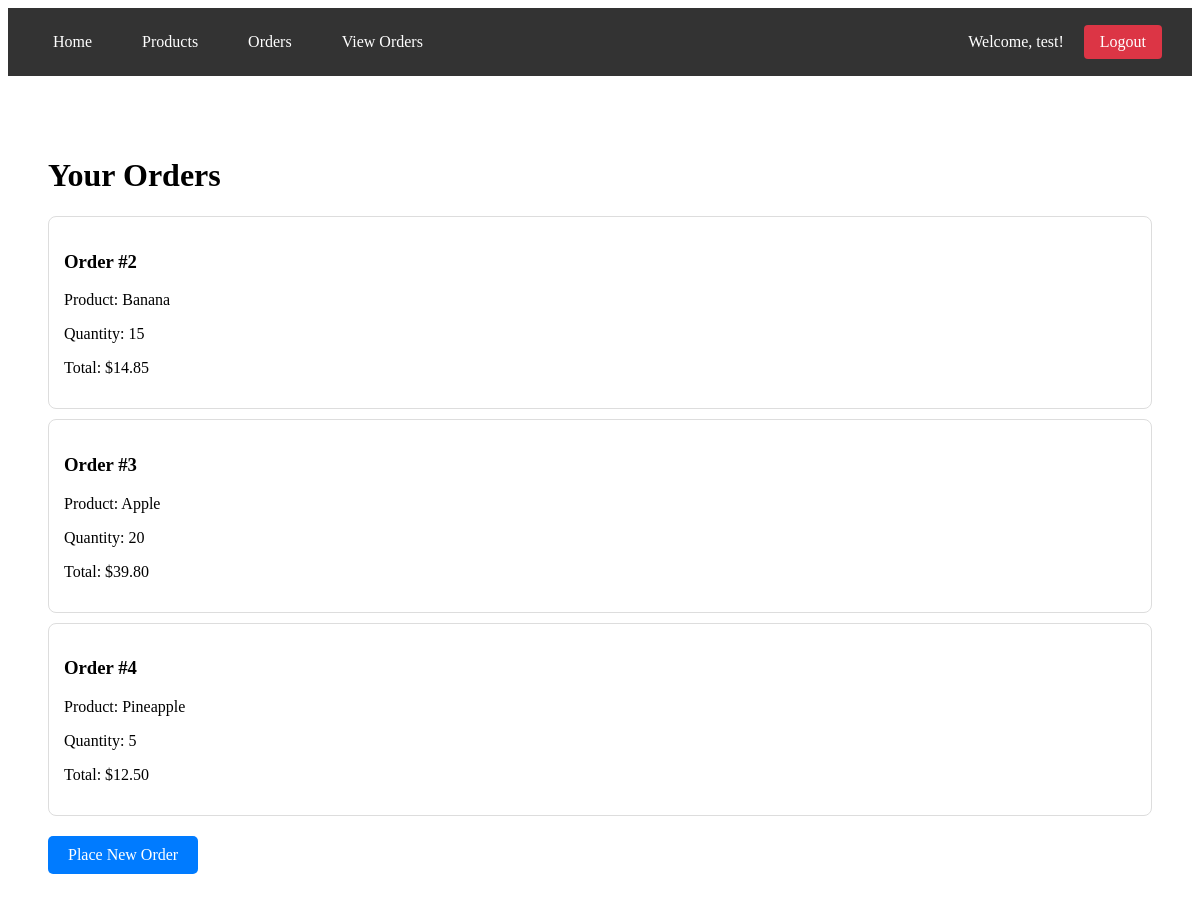
Page /view_orders (signed in) on the committed database.
### app/models.py (models this page shows, shortened)
class Order(db.Model):
    id = db.Column(db.Integer, primary_key=True)
    user_id = db.Column(db.Integer, db.ForeignKey('user.id'), nullable=False)
    product_id = db.Column(db.Integer, db.ForeignKey('product.id'), nullable=False)
    quantity = db.Column(db.Integer, nullable=False)

class Product(db.Model):
    id = db.Column(db.Integer, primary_key=True)
    name = db.Column(db.String(80), nullable=False)
    price = db.Column(db.Float, nullable=False)
    stock = db.Column(db.Integer, default=10)
    orders = db.relationship('Order', backref='product', lazy=True)

### app/routes.py (the view)
@app.route('/view_orders')
@login_required
def view_orders():
    user_orders = Order.query.filter_by(user_id=session['user_id']).all()
    return render_template('view_orders.html', orders=user_orders)

### app/routes.py (called while the page is built)
def login_required(f):
    @wraps(f)
    def decorated_function(*args, **kwargs):
        if 'user_id' not in session:
            flash('Please login first!')
            return redirect(url_for('login'))
        return f(*args, **kwargs)
    return decorated_function

### app/templates/view_orders.html
{% extends "base.html" %}
{% block content %}
<div class="container">
    <h1>Your Orders</h1>
    <div class="orders-list">
        {% for order in orders %}
        <div class="order-card">
            <h3>Order #{{ order.id }}</h3>
            <p>Product: {{ order.product.name }}</p>
            <p>Quantity: {{ order.quantity }}</p>
            <p>Total: ${{ "%.2f"|format(order.product.price * order.quantity) }}</p>
        </div>
        {% endfor %}
    </div>
    <a href="{{ url_for('orders') }}" class="btn">Place New Order</a>
</div>
{% endblock %}

### app/static/style.css (style rules this page uses)
.container { max-width: 1200px; margin: 0 auto; padding: 20px; }
.order-card { border: 1px solid #ddd; padding: 15px; margin: 10px 0; border-radius: 8px; }
.btn { display: inline-block; padding: 10px 20px; background-color: #007bff; color: white; text-decoration: none; border-radius: 5px; margin: 10px 0; }

### rows in the picture
Order: id "2", product.name "Banana", quantity "15"
Product: order.product.price*order.quantity "14.85"
Order: id "3", product.name "Apple", quantity "20"
Product: order.product.price*order.quantity "39.80"
Order: id "4", product.name "Pineapple", quantity "5"
Product: order.product.price*order.quantity "12.50"

### other values in the picture
{{ session['username'] }} "test"
